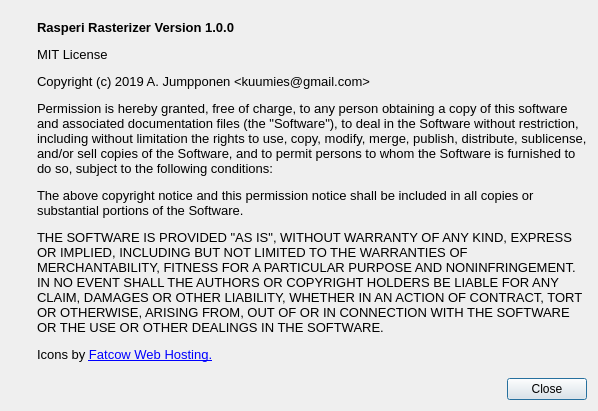
<?xml version="1.0" encoding="UTF-8"?>
<ui version="4.0">
 <class>AboutDialog</class>
 <widget class="QDialog" name="AboutDialog">
  <property name="geometry">
   <rect>
    <x>0</x>
    <y>0</y>
    <width>598</width>
    <height>411</height>
   </rect>
  </property>
  <property name="windowTitle">
   <string>About Rasperi</string>
  </property>
  <layout class="QHBoxLayout" name="horizontalLayout_3">
   <item>
    <layout class="QVBoxLayout" name="verticalLayout_4">
     <item>
      <widget class="QLabel" name="label_4">
       <property name="text">
        <string/>
       </property>
       <property name="pixmap">
        <pixmap>://icons/Vulkan_100px_Dec16.png</pixmap>
       </property>
      </widget>
     </item>
     <item>
      <spacer name="verticalSpacer_2">
       <property name="orientation">
        <enum>Qt::Vertical</enum>
       </property>
       <property name="sizeHint" stdset="0">
        <size>
         <width>20</width>
         <height>40</height>
        </size>
       </property>
      </spacer>
     </item>
    </layout>
   </item>
   <item>
    <layout class="QVBoxLayout" name="verticalLayout_3">
     <item>
      <widget class="QLabel" name="label_3">
       <property name="font">
        <font>
         <family>Segoe UI</family>
         <pointsize>10</pointsize>
        </font>
       </property>
       <property name="text">
        <string>&lt;html&gt;&lt;head/&gt;&lt;body&gt;&lt;p&gt;&lt;span style=&quot; font-weight:600;&quot;&gt;Rasperi Rasterizer Version 1.0.0&lt;/span&gt;&lt;/p&gt;&lt;p&gt;MIT License&lt;/p&gt;&lt;p&gt;Copyright (c) 2019 A. Jumpponen &amp;lt;kuumies@gmail.com&amp;gt;&lt;/p&gt;&lt;p&gt;Permission is hereby granted, free of charge, to any person obtaining a copy of this software and associated documentation files (the &amp;quot;Software&amp;quot;), to deal in the Software without restriction, including without limitation the rights to use, copy, modify, merge, publish, distribute, sublicense, and/or sell copies of the Software, and to permit persons to whom the Software is furnished to do so, subject to the following conditions:&lt;/p&gt;&lt;p&gt;The above copyright notice and this permission notice shall be included in all copies or substantial portions of the Software.&lt;/p&gt;&lt;p&gt;THE SOFTWARE IS PROVIDED &amp;quot;AS IS&amp;quot;, WITHOUT WARRANTY OF ANY KIND, EXPRESS OR IMPLIED, INCLUDING BUT NOT LIMITED TO THE WARRANTIES OF MERCHANTABILITY, FITNESS FOR A PARTICULAR PURPOSE AND NONINFRINGEMENT. IN NO EVENT SHALL THE AUTHORS OR COPYRIGHT HOLDERS BE LIABLE FOR ANY CLAIM, DAMAGES OR OTHER LIABILITY, WHETHER IN AN ACTION OF CONTRACT, TORT OR OTHERWISE, ARISING FROM, OUT OF OR IN CONNECTION WITH THE SOFTWARE OR THE USE OR OTHER DEALINGS IN THE SOFTWARE.&lt;/p&gt;&lt;p&gt;Icons by &lt;a href=&quot;http://www.fatcow.com/free-icons&quot;&gt;&lt;span style=&quot; text-decoration: underline; color:#0000ff;&quot;&gt;Fatcow Web Hosting.&lt;/span&gt;&lt;/a&gt;&lt;/p&gt;&lt;/body&gt;&lt;/html&gt;</string>
       </property>
       <property name="wordWrap">
        <bool>true</bool>
       </property>
       <property name="openExternalLinks">
        <bool>true</bool>
       </property>
      </widget>
     </item>
     <item>
      <layout class="QHBoxLayout" name="horizontalLayout_2">
       <item>
        <spacer name="horizontalSpacer_2">
         <property name="orientation">
          <enum>Qt::Horizontal</enum>
         </property>
         <property name="sizeHint" stdset="0">
          <size>
           <width>40</width>
           <height>20</height>
          </size>
         </property>
        </spacer>
       </item>
       <item>
        <widget class="QPushButton" name="closeButton_2">
         <property name="text">
          <string>Close</string>
         </property>
        </widget>
       </item>
      </layout>
     </item>
    </layout>
   </item>
  </layout>
 </widget>
 <resources/>
 <connections/>
</ui>
